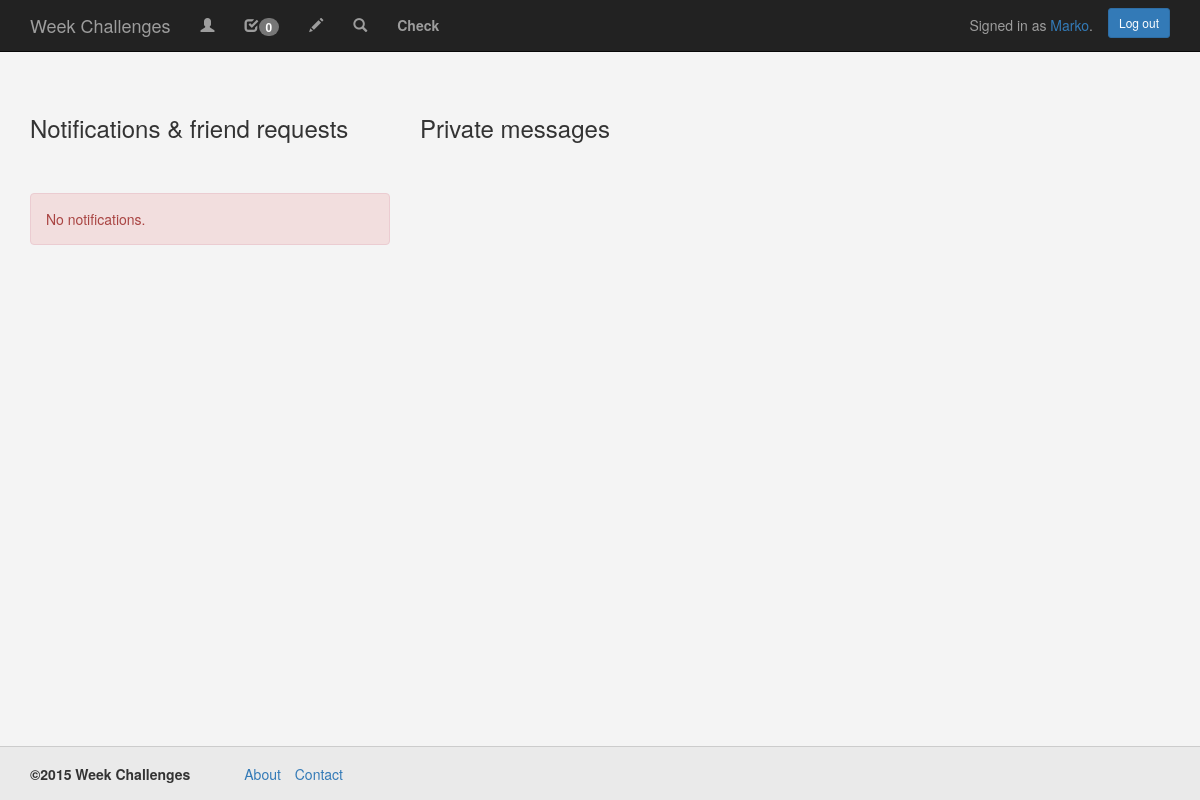
Page /notifications/ (signed in) on the earlier database version.
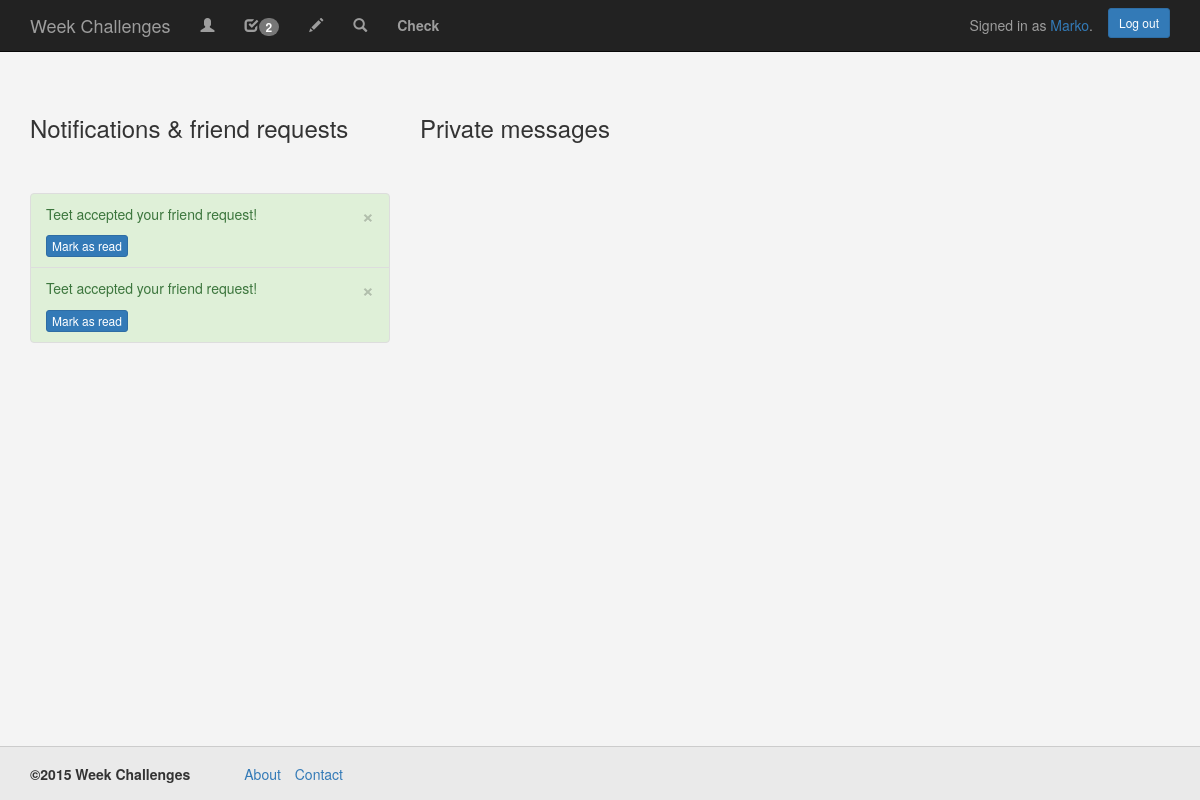
Same page on the later database version.
### WeekChallenge/models.py (models this page shows, shortened)
class Notification(models.Model):
    user_id = models.IntegerField(default=0)
    title = models.CharField(max_length=100000)
    new = models.BooleanField()

### WeekChallenge/views.py (the view)
# urls.py: url(r'^notifications/', views.notifications, name='notifications'),
def notifications(request):
    if request.user.is_authenticated():
        notification_count(request)
        friend_requests = FriendRequest.objects.order_by('-id').filter(user_to=request.user.id, state=0)
        all_notifications = Notification.objects.order_by('-id').filter(user_id=request.user.id)
        all_messages = Message.objects.order_by('-id').filter(user_to=request.user.id)
        n = []
        for f in friend_requests:
            n.append(f.user_from)
        for f in all_messages:
            n.append(f.user_from)
        print("asd ")
        print(n)
        find_friends = User.objects.filter(id__in=n)
        return render(request, 'WeekChallenge/notifications.html', {'friend_requests': friend_requests,
                                                                    'all_notifications': all_notifications,
                                                                    'notifications_count': notifications_count,
                                                                    'find_friends': find_friends,
                                                                    'all_messages': all_messages
                                                                    })
    else:
        return HttpResponseRedirect("/")

### WeekChallenge/views.py (called while the page is built)
def notification_count(request):
    if request.user.is_authenticated():
        all_notifications = Notification.objects.filter(user_id=request.user.id, new=True)
        all_friend_requests = FriendRequest.objects.filter(user_to=request.user.id, state=0)
        all_messages = Message.objects.filter(user_to=request.user.id, new=True)
        global notifications_count
        notifications_count = 0
        for n in all_notifications:
            notifications_count += 1
        for n in all_friend_requests:
            notifications_count += 1
        for n in all_messages:
            notifications_count += 1
        return notifications_count

### WeekChallenge/templates/WeekChallenge/notifications.html (shortened to what this page needs)
<!DOCTYPE HTML>
<html>
<head>
    {% load staticfiles %}
    <link rel="stylesheet" type="text/css" href="{% static 'WeekChallenge/bootstrap/css/bootstrap.min.css' %}">
    <link rel="stylesheet" type="text/css" href="{% static 'WeekChallenge/css/style.css' %}">
</head>
<body>
    {% include "WeekChallenge/base/navigation_bar.html" %}
    <div class="wrap">
        <div class="container">
            <div class="row">
                <div class="col-md-4">
                    <h3>Notifications & friend requests</h3>
                </div>
                <div class="col-md-8">
                    <h3>Private messages</h3>
                </div>
            </div>
            <div class="row">
                <div class="col-md-4">
                    <div class="list-group">
                        {% if all_notifications %}
                            {% for notification in all_notifications %}
                                {% if notification.new %}
                                    <li class="list-group-item list-group-item-success">
                                    {% else %}
                                    <li class="list-group-item list-group-item-info">
                                    {% endif %}
                                        <a href="/delete_notification/{{ notification.id }}">
                                            <button type="button" class="close" aria-label="Close">
                                                <span aria-hidden="true">&times;</span>
                                            </button>
                                        </a>
                                        <p>{{ notification.title }}</p>
                                        {% if notification.new %}
                                                <a href="/mark_read/{{ notification.id }}">
                                                    <button class="btn btn-primary btn-xs">
                                                        Mark as read
                                                    </button>
                                                </a>
                                        {% else %}
                                            <a href="/mark_unread/{{ notification.id }}">
                                                <button class="btn btn-default btn-xs">
                                                    Mark as unread
                                                </button>
                                            </a>
                                        {% endif %}
                                    </li>
                            {% endfor %}
                        {% else %}
                            <div class="alert alert-danger" role="alert">No notifications.</div>
                        {% endif %}
                    </div>
                </div>
                <div class="col-md-8">
                </div>
            </div>
        </div>
    </div>
    {% include "WeekChallenge/base/foot.html" %}
</body>
</html>

### WeekChallenge/templates/WeekChallenge/base/navigation_bar.html (shortened to what this page needs)
<nav class="navbar navbar-inverse navbar-fixed-top">
    <div class="container">
        <div class="navbar-header">
            <a class="navbar-brand" href="/">Week Challenges</a>
        </div>
        <div id="navbar" class="navbar-collapse collapse">
            <ul class="nav navbar-nav">
                {% if user.is_authenticated %}
                    <li><a href="/profile/{{ user.username }}"><span class="glyphicon glyphicon-user" aria-hidden="true"></span></a></li>
                    <li><a href="/notifications"><span class="glyphicon glyphicon-check" aria-hidden="true"></span><span class="badge">{{ notifications_count }}</span></a></li>
                    <li><a href="/add"><span class="glyphicon glyphicon-pencil" aria-hidden="true"></span></a></li>
                    <li><a href="/search"><span class="glyphicon glyphicon-search" aria-hidden="true"></span></a></li>
                    {% if user.is_staff %}
                        <li><a href="/check"><b>Check</b></a></li>
                    {% endif %}
                {% endif %}
            </ul>
              {% if user.is_authenticated %}
                  <div class="navbar-form navbar-right">
                    <a href="/log_out" class="btn btn-primary btn-sm">Log out</a>
                  </div>
                  <p class="navbar-text navbar-right">
                    Signed in as <a href="/profile/{{ user.username }}">{{ user.username }}</a>.
                  </p>
              {% else %}
                  <div class="navbar-form navbar-right">
                    <a href="/log_in" class="btn btn-success">Sign in</a>
                    <a href="/register" class="btn btn-primary">Register</a>
                  </div>
              {% endif %}
        </div>
    </div>
</nav>

### WeekChallenge/templates/WeekChallenge/base/foot.html (shortened to what this page needs)
<div class="footer">
    <div class="container">
        <span style="vertical-align: middle; line-height: 35px"><b>&copy;2015 Week Challenges</b></span>
        <span style="vertical-align: middle; line-height: 35px; padding-left: 50px;"><a href="/about">About</a></span>
        <span style="vertical-align: middle; line-height: 35px; padding-left: 10px;"><a href="/contact">Contact</a></span>
        <span style="float: right">
        </span>
    </div>
</div>

### WeekChallenge/static/WeekChallenge/css/style.css (style rules this page uses)
html { position: relative; min-height: 100%; }
body { background-color: #f4f4f4; margin-bottom: 94px; }
[class*="col-"] { padding-top: 15px; padding-bottom: 15px; margin-bottom: 1%; }
.wrap { margin-top: 80px; }
.footer { position: absolute; bottom: 0; width: 100%; height: 54px; background-color: #eaeaea; border-top: 1px solid #ccc; padding-top: 10px; }

Differences in the rows shown:
added Notification: title "Teet accepted your friend request!"
added Notification: title "Teet accepted your friend request!"
Other differences:
{{ notifications_count }}: "0" → "2"
text no longer shown: "No notifications."
